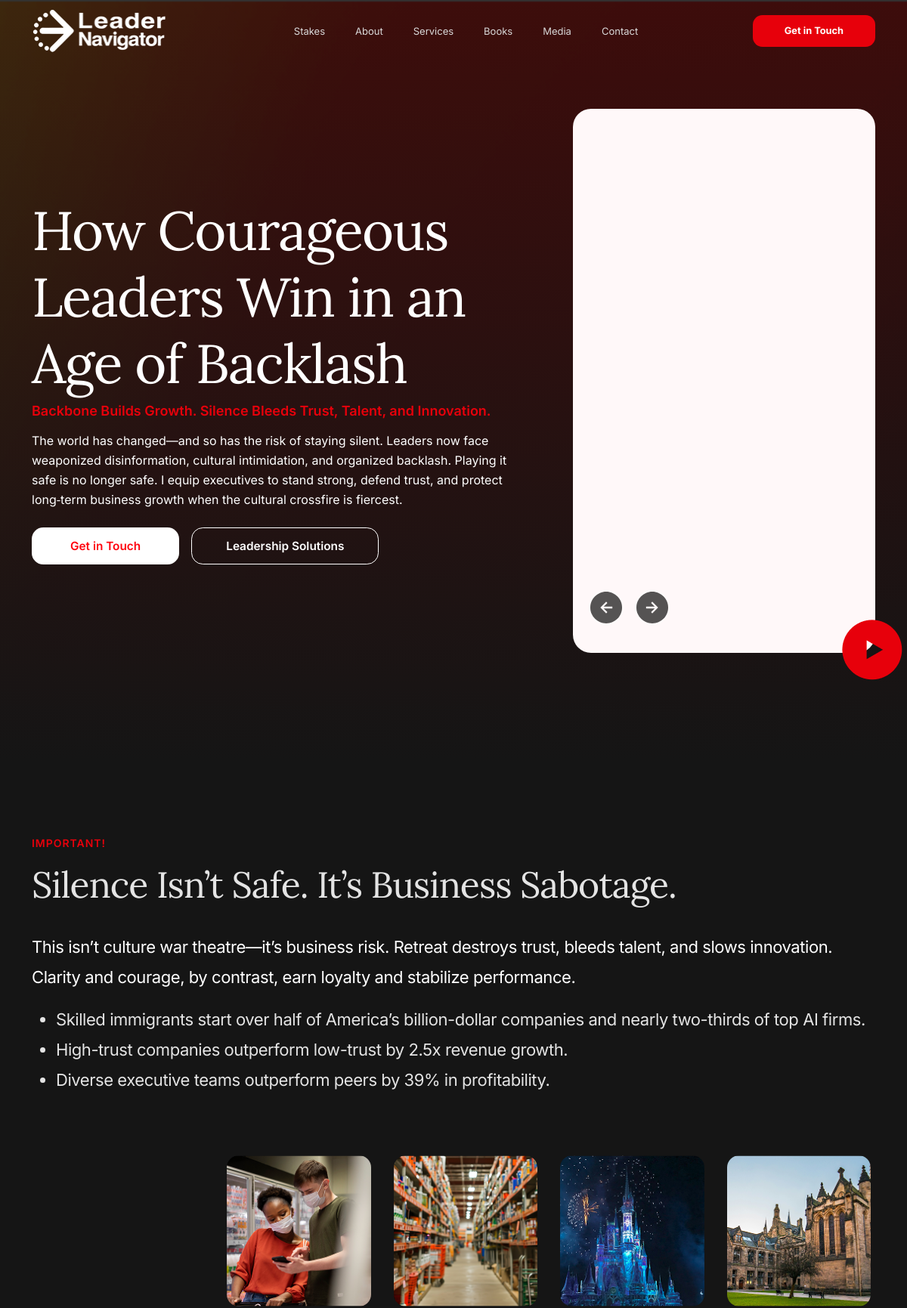
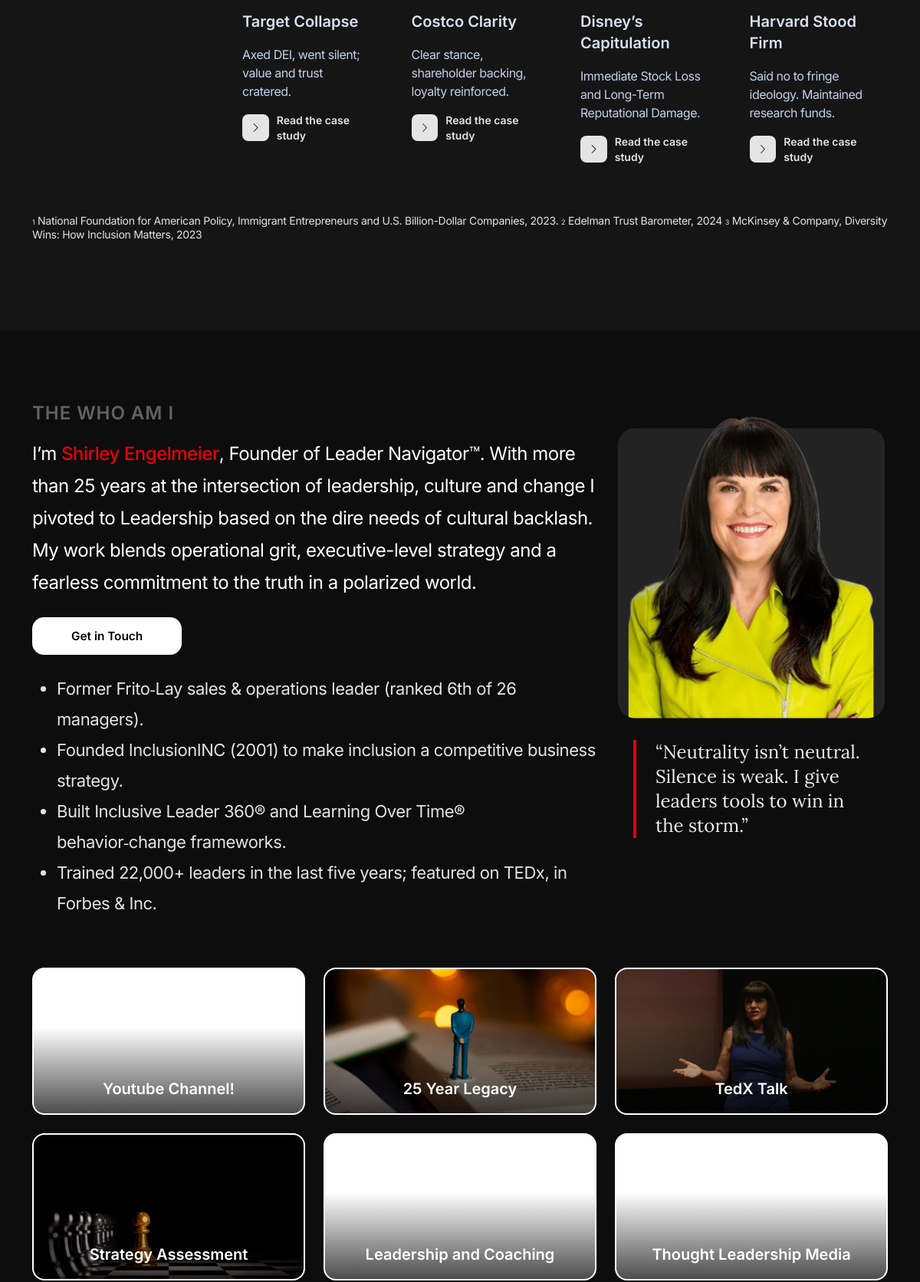
The page / (upper part) on the database its author committed (2 pictures, top to bottom).
### LNapp/models.py (models this page shows, shortened)
class CaseStudy(models.Model):
    title = models.CharField(max_length=255)
    short_description = models.TextField(max_length=300)
    full_description = models.TextField()
    image = models.ImageField(upload_to='case_studies/')
    slug = models.SlugField(unique=True, max_length=255)
    date = models.DateField(auto_now_add=True)
    link = models.CharField(max_length=500, blank=True, null=True, help_text="Optional external link" )

### LNapp/views.py (the view)
# urls.py: path('', views.home, name="home"),
def home(request):
    books = Book.objects.all().order_by('-preorder', '-id')
    case_studies = CaseStudy.objects.all().order_by('-date')
    context = {
        "books": books,
        "case_studies": case_studies,
    }
    return render(request, "home.html", context)

### template/home.html (shortened to what this page needs)
{% extends 'base.html' %}
{% load static %}
    {% block content %}
        <section class="header" style="background-image: linear-gradient(to top, rgba(21,21,21,1.5), transparent), url('{% static 'images/Footer.png' %}');">
            <div class="container">
                <div class="" style="padding: 2rem 0;">
                    <div class="row g-5 align-items-center">
                        <div class="col-sm-12 col-md-7">
                            <div class="card border-0 bg-transparent">
                                <div class="card-body p-0">
                                    <h1 class="header-text">How Courageous Leaders Win in an Age of Backlash</h1>
                                    <p class="header-text-1">Backbone Builds Growth. Silence Bleeds Trust, Talent, and Innovation.</p>
                                    <p class="header-text-2">The world has changed—and so has the risk of staying silent. Leaders now face weaponized disinformation,
                                        cultural intimidation, and organized backlash. Playing it safe is no longer safe. I equip executives to stand strong,
                                        defend trust, and protect long‑term business growth when the cultural crossfire is fiercest.
                                    </p>
                                    <div class="d-flex flex-column flex-sm-row gap-3 mt-4">
                                        <button type="button" class="btn btn-lg custom-btn-solid" data-bs-toggle="modal" data-bs-target="#exampleModal">Get in Touch</button>
                                        <button type="button" class="btn btn-lg custom-btn-outline">Leadership Solutions</button>
                                    </div>
                                </div>
                            </div>
                        </div>
                        <div class="col-sm-12 col-md-5 d-flex flex-column align-items-end">
                            <div class="video-card-container" id="videoContainer">
                              <video id="headerVideo" class="card-video-bg" autoplay muted loop playsinline preload="none"
                                poster="{% static 'images/video-poster.jpg' %}">
                                <source src="{% static 'videos/1Cultural Change_ 25 YearsofImpact&USEconomy.mp4' %}" type="video/mp4">
                              </video>
                              <div id="videoControl" class="video-overlay-icon paused-icon"
                                data-pause-src="{% static 'images/pause.png' %}"
                                data-play-src="{% static 'images/play.png' %}">
                                <img id="controlIcon" src="{% static 'images/pause.png' %}" alt="Pause">
                              </div>
                              <div class="video-nav"
                                data-videos='["{% static 'videos/1Cultural Change_ 25 YearsofImpact&USEconomy.mp4' %}",
                                  "{% static 'videos/2Leadership Communication_ Navigating Disinformation & Silence.mp4' %}",
                                  "{% static 'videos/3Leader Navigator_ Launching Executive Business Briefings.mp4' %}"
                                ]'>
                                <button id="prevVideo" class="nav-btn"><img src="{% static 'icons/material-symbols-light_arrow-circle-left.svg' %}"></button>
                                <button id="nextVideo" class="nav-btn"><img src="{% static 'icons/material-symbols-light_arrow-circle-right.svg' %}"></button>
                              </div>
                            </div>
                        </div>
                    </div>
                </div>
            </div>
        </section>
        <section class="number-section-2" style="background-color: #151515;">
            <div class="container">
                <p class="main-text-2">IMPORTANT!</p>
                <h2 class="main-text-1">Silence Isn’t Safe. It’s Business Sabotage.</h2>
                <p class="main-text-3">This isn’t culture war theatre—it’s business risk. Retreat destroys trust, bleeds talent,
                    and slows innovation. Clarity and courage, by contrast, earn loyalty and stabilize performance.
                </p>
                <div class="list-section-1">
                    <ul class="investor-list">
                        <li>Skilled immigrants start over half of America’s billion-dollar companies and nearly two-thirds of top AI firms.</li>
                        <li>High-trust companies outperform low-trust by 2.5x revenue growth.</li>
                        <li>Diverse executive teams outperform peers by 39% in profitability.</li>
                    </ul>
                </div>
            </div>
            <div class="owl-carousel owl-theme my-custom-carousel">
                {% for case in case_studies %}
                <div class="item">
                    <div class="card case-study-card">
                      <div class="case-study-img" style="background-image: url('{{ case.image.url }}');"></div>
                      <div class="card-body">
                        <h5 class="case-text-1">{{ case.title }}</h5>
                        <p class="case-text-2">{{ case.short_description }}</p>
                        <a data-bs-toggle="modal" data-bs-target="#caseModal{{ case.id }}" class="case-link">
                            <img src="{% static 'icons/icon1.svg' %}" class="case-link-img">
                            <p class="case-link-text">Read the case study</p>
                        </a>
                      </div>
                    </div>
                </div>
                {% endfor %}
            </div>
            <div class="container mt-5">
                <p class="text-777"><span>1</span> National Foundation for American Policy, Immigrant Entrepreneurs and U.S. Billion-Dollar Companies, 2023. <span>2</span> Edelman Trust Barometer, 2024 <span>3</span> McKinsey & Company, Diversity Wins: How Inclusion Matters, 2023</p>
            </div>
        </section>
        <section class="number-section-1" id="about-shirley">
            <div class="container">
                <div class="row row-cols-1 row-cols-md-2 g-4">
                    <div class="col-md-8">
                        <div class="card-body p-0">
                            <p class="about-subtext-1">THE WHO AM I</p>
                            <h2 class="about-main-text">
                                I’m <span>Shirley Engelmeier</span>, Founder of Leader Navigator™. With more than 25 years at the intersection
                                of leadership, culture and change I pivoted to Leadership based on the dire needs of cultural backlash. My work
                                blends operational grit, executive-level strategy and a fearless commitment to the truth in a polarized world.
                            </h2>
                            <button type="button" class="btn btn-lg custom-btn-solid-1 mt-4" data-bs-toggle="modal" data-bs-target="#exampleModal">Get in Touch</button>
                            <div class="list-section-1 mt-4">
                                <ul class="investor-list">
                                    <li>Former Frito‑Lay sales & operations leader (ranked 6th of 26 managers).</li>
                                    <li>Founded InclusionINC (2001) to make inclusion a competitive business strategy.</li>
                                    <li>Built Inclusive Leader 360® and Learning Over Time® behavior‑change frameworks.</li>
                                    <li>Trained 22,000+ leaders in the last five years; featured on TEDx, in Forbes & Inc.</li>
                                </ul>
                            </div>
                        </div>
                    </div>
                    <div class="col-md-4">
                        <div class="card about-img-card">
                            <img src="{% static 'images/ShirleyLN.png' %}" class="card-img-top p-1" alt="..." style="border-radius: 1.5rem;">
                        </div>
                        <div class="card-body p-4">
                            <p class="about-subtext-2">“Neutrality isn’t neutral. Silence is weak. I give leaders tools to win in the storm.”</p>
                        </div>
                    </div>
                </div>
            </div>
            <div class="container mt-5">
                <div class="row row-cols-1 row-cols-md-3 g-4">
                    <div class="col">
                        <a href="https://www.youtube.com/results?search_query=leader+navigator" target="_blank" style="text-decoration: none;">
                            <div class="card about-2-card" style="background-image: linear-gradient(to top,  rgba(0, 0, 0, 0.7) 0%,rgba(0, 0, 0, 0) 60%), url('{% static 'images/yt.jpg' %}');">
                              <h2 class="text-501">Youtube Channel!</h2>
                            </div>
                        </a>
                    </div>
                    <div class="col">
                        <a href="{% static 'pdfs/legacy.pdf' %}" target="_blank" style="text-decoration: none;">
                            <div class="card about-2-card" style="background-image: linear-gradient(to top,  rgba(0, 0, 0, 0.7) 0%,rgba(0, 0, 0, 0) 60%), url('{% static 'images/legacy.jpg' %}');">
                              <h2 class="text-501">25 Year Legacy</h2>
                            </div>
                        </a>
                    </div>
                    <div class="col">
                        <a href="https://www.youtube.com/watch?v=vN66TUu0aL0" target="_blank" style="text-decoration: none;">
                            <div class="card about-2-card" style="background-image: linear-gradient(to top,  rgba(0, 0, 0, 0.7) 0%,rgba(0, 0, 0, 0) 60%), url('{% static 'images/tedx.png' %}');">
                              <h2 class="text-501">TedX Talk</h2>
                            </div>
                        </a>
                    </div>
                    <div class="col">
                        <a href="#" target="_blank" style="text-decoration: none;" data-bs-toggle="modal" data-bs-target="#strategicModal">
                            <div class="card about-2-card" style="background-image: linear-gradient(to top,  rgba(0, 0, 0, 0.7) 0%,rgba(0, 0, 0, 0) 60%), url('{% static 'images/strategy.jpg' %}');">
                              <h2 class="text-501">Strategy Assessment</h2>
                            </div>
                        </a>
                    </div>
                    <div class="col">
                        <a href="#" target="_blank" style="text-decoration: none;" data-bs-toggle="modal" data-bs-target="#strategicModal">
                            <div class="card about-2-card" style="background-image: linear-gradient(to top,  rgba(0, 0, 0, 0.7) 0%,rgba(0, 0, 0, 0) 60%), url('{% static 'images/leadership.jpg' %}');">
                              <h2 class="text-501">Leadership and Coaching</h2>
                            </div>
                        </a>
                    </div>
                    <div class="col">
                        <a href="#" target="_blank" style="text-decoration: none;">
                            <div class="card about-2-card" style="background-image: linear-gradient(to top,  rgba(0, 0, 0, 0.7) 0%,rgba(0, 0, 0, 0) 60%), url('{% static 'images/thought.jpg' %}');">
                              <h2 class="text-501">Thought Leadership Media</h2>
                            </div>
                        </a>
                    </div>
                </div>
            </div>
        </section>
            </div>
    {% endblock %}

### template/base.html (shortened to what this page needs)
{% load static %}
<!doctype html>
<html lang="en">
  <head>
    <link rel="stylesheet" href="{% static 'css/style.css' %}">
    <link rel="stylesheet" href="https://cdnjs.cloudflare.com/ajax/libs/OwlCarousel2/2.3.4/assets/owl.carousel.min.css">
    <link rel="stylesheet" href="https://cdnjs.cloudflare.com/ajax/libs/OwlCarousel2/2.3.4/assets/owl.theme.default.min.css">
    <link href='https://unpkg.com/boxicons@2.1.4/css/boxicons.min.css' rel='stylesheet'>
    <link href="https://cdn.jsdelivr.net/npm/bootstrap@5.3.8/dist/css/bootstrap.min.css" rel="stylesheet">
  </head>
  <body>
    <div class="overflow-hidden">
      {% include 'navbar.html' %}
      {% block content %}{% endblock %}
  </body>
</html>

### template/navbar.html (shortened to what this page needs)
{% load static %}
<nav class="navbar navbar-expand-lg fixed-top">
  <div class="container">
    <a class="navbar-brand" href="/">
      <img src="{% static 'images/LN_White.png' %}">
    </a>
    <div class="collapse navbar-collapse justify-content-center" id="navbarNav">
      <ul class="navbar-nav d-flex gap-4">
        <li class="nav-item">
          <a class="nav-link nav-link-head" href="#">Stakes</a>
        </li>
        <li class="nav-item">
          <a class="nav-link nav-link-head" href="#about-shirley">About</a>
        </li>
        <li class="nav-item">
          <a class="nav-link nav-link-head" href="#">Services</a>
        </li>
        <li class="nav-item">
          <a class="nav-link nav-link-head" href="#books">Books</a>
        </li>
        <li class="nav-item">
          <a class="nav-link nav-link-head" href="#">Media</a>
        </li>
        <li class="nav-item">
          <a class="nav-link nav-link-head" href="#">Contact</a>
        </li>
      </ul>
    </div>
    <div class="d-none d-lg-block ms-auto">
      <button type="button" class="btn get-touch-nav" data-bs-toggle="modal" data-bs-target="#exampleModal">Get in Touch</button>
    </div>
  </div>
</nav>

### template/footer.html (shortened to what this page needs)
{% load static %}

### rows shown on the page
CaseStudy: image (picture), title "Target Collapse", short_description "Axed DEI, went silent; value and trust cratered."
CaseStudy: image (picture), title "Costco Clarity", short_description "Clear stance, shareholder backing, loyalty reinforced."
CaseStudy: image (picture), title "Disney’s Capitulation", short_description "Immediate Stock Loss and Long-Term Reputational Damage."
CaseStudy: image (picture), title "Harvard Stood Firm", short_description "Said no to fringe ideology. Maintained research funds."
